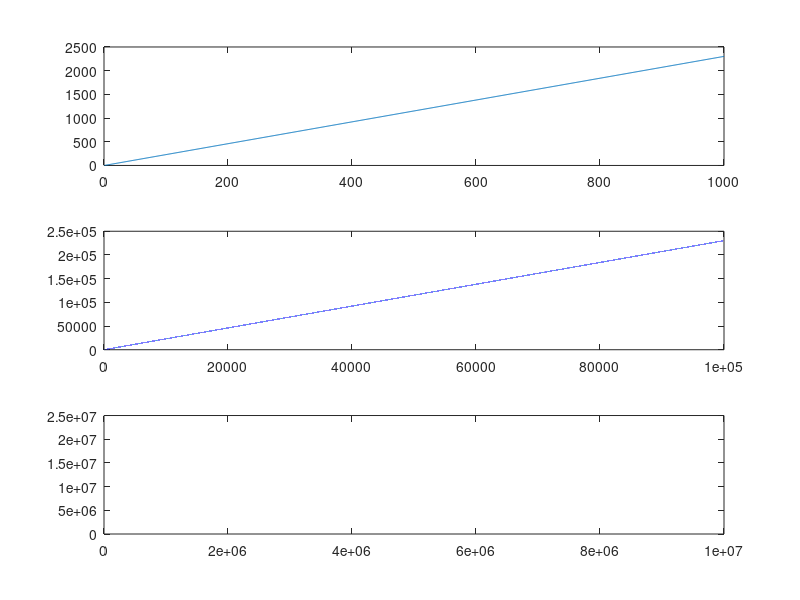

Write the MATLAB code that produced this figure.
% Each word will be represented by n features if there are n classes in classification.
% Given word w and class C,
% if x=0:         y(w, C) = 0
% else if x=t:    y(w, C) = 2.5*x
% else:           y(w, C) = 1./log10(t/x);
% t is the total occurrences of the word w in all classes,
% x is the occuurence count of w for class C,
% y is the feature value calculated for the word w for a particular class C.
% The review/ observation will thus have n features as well, summing up the values of y for all the words in the review,
% corresponding to a given class.

t = 1:1000;
y = 1./log10(t./(t-1));
subplot(311), plot(t,y);

t = 1:100000;
y = 1./log10(t./(t-1));
subplot(312), plot(t,y);

t = 1:10000000;
y = 1./log10(t./(t-1));
subplot(313), plot(t,y);
